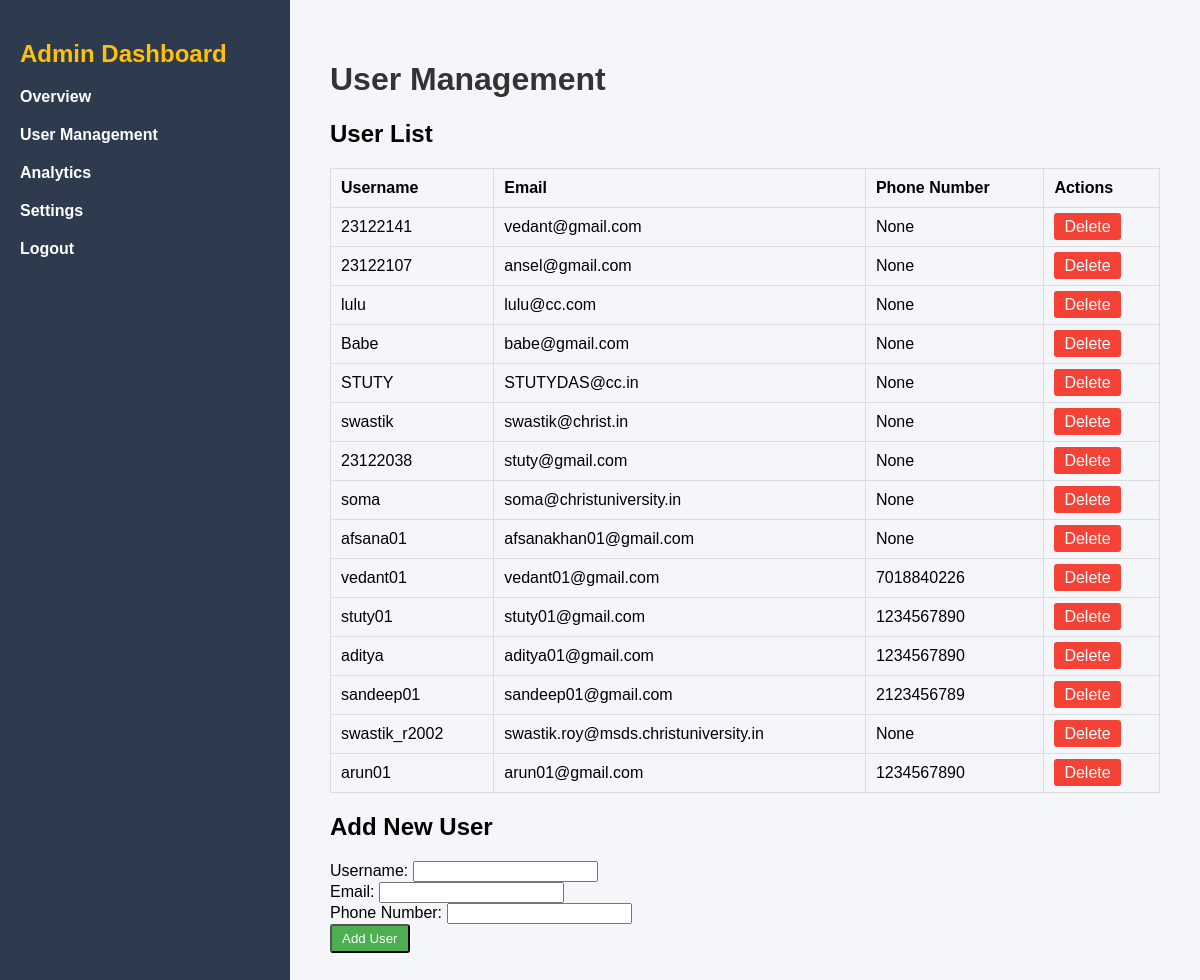
Before: /user_management/ (signed in) with the older database file.
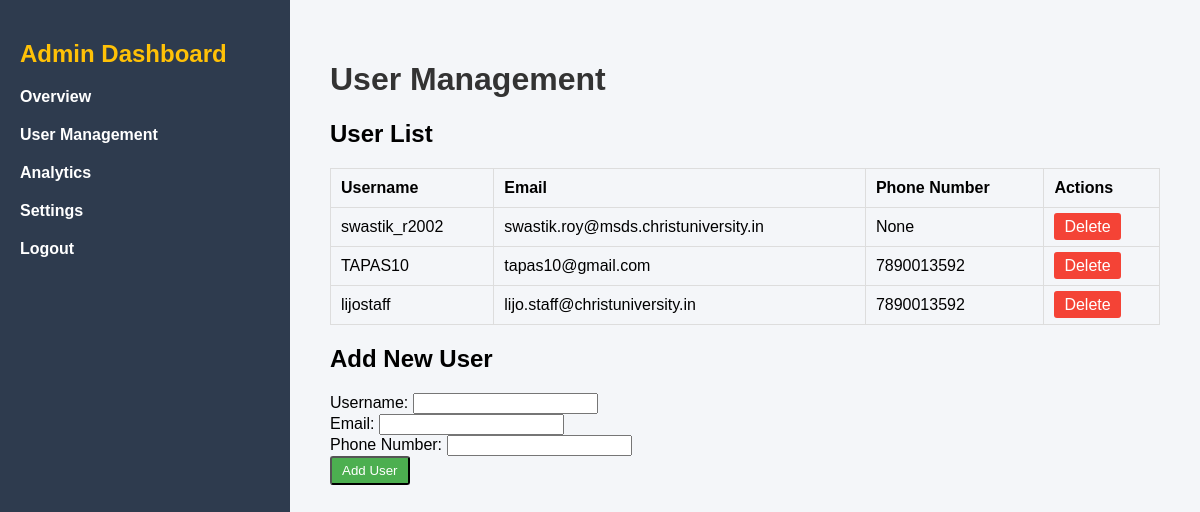
After: the same page with the newer database file.
### monitoring/models.py (models this page shows, shortened)
class CustomUser(AbstractUser):
    USER_TYPE_CHOICES = (
        ('user', 'User'),
        ('staff', 'Staff'),
    )
    usertype = models.CharField(max_length=10, choices=USER_TYPE_CHOICES, default='user')
    phone_number = models.CharField(max_length=15, blank=True, null=True)
    dob = models.DateField(blank=True, null=True)
    gender = models.CharField(max_length=10, choices=[('male', 'Male'), ('female', 'Female'), ('other', 'Other')], blank=True, null=True)
    groups = models.ManyToManyField(
        Group,
        related_name='customuser_set',
        blank=True,
    )
    user_permissions = models.ManyToManyField(
        Permission,
        related_name='customuser_set',
        blank=True,
    )

### monitoring/views.py (the view)
# urls.py: path('user_management/', views.user_management, name='user_management'),
@login_required
def user_management(request):
    users = CustomUser.objects.all()
    context = {'users': users}
    return render(request, 'monitoring/user_management.html', context)

### templates/monitoring/user_management.html (shortened to what this page needs)
{% load static %}
<!DOCTYPE html>
<html lang="en">
<head>
    <link rel="stylesheet" href="{% static 'css/admin_dashboard.css' %}">
</head>
<body>
    <div class="dashboard-container">
        <aside class="sidebar">
            <h2>Admin Dashboard</h2>
            <ul>
                <li><a href="{% url 'admin_dashboard' %}">Overview</a></li>
                <li><a href="{% url 'user_management' %}">User Management</a></li>
                <li><a href="#">Analytics</a></li>
                <li><a href="#">Settings</a></li>
                <li><a href="{% url 'logout' %}">Logout</a></li>
            </ul>
        </aside>
        <main class="main-content">
            <header>
                <h1>User Management</h1>
            </header>
            <section class="user-management">
                <h2>User List</h2>
                <table>
                    <thead>
                        <tr>
                            <th>Username</th>
                            <th>Email</th>
                            <th>Phone Number</th>
                            <th>Actions</th>
                        </tr>
                    </thead>
                    <tbody>
                        {% for user in users %}
                        <tr>
                            <td>{{ user.username }}</td>
                            <td>{{ user.email }}</td>
                            <td>{{ user.phone_number }}</td>
                            <td>
                                <a href="{% url 'delete_user' user.id %}" class="btn-delete">Delete</a>
                            </td>
                        </tr>
                        {% empty %}
                        <tr>
                            <td colspan="4">No users found.</td>
                        </tr>
                        {% endfor %}
                    </tbody>
                </table>
                <h2>Add New User</h2>
                <form method="post" action="{% url 'add_user' %}">
                    <div class="form-group">
                        <label for="username">Username:</label>
                        <input type="text" id="username" name="username" required>
                    </div>
                    <div class="form-group">
                        <label for="email">Email:</label>
                        <input type="email" id="email" name="email" required>
                    </div>
                    <div class="form-group">
                        <label for="phone_number">Phone Number:</label>
                        <input type="text" id="phone_number" name="phone_number" required>
                    </div>
                    <button type="submit" class="btn-add">Add User</button>
                </form>
            </section>
        </main>
    </div>
</body>
</html>

Changed rows visible on the page:
removed CustomUser: username "23122141", email "vedant@gmail.com", phone_number "None"
removed CustomUser: username "23122107", email "ansel@gmail.com", phone_number "None"
removed CustomUser: username "lulu", email "lulu@cc.com", phone_number "None"
removed CustomUser: username "Babe", email "babe@gmail.com", phone_number "None"
removed CustomUser: username "STUTY", email "STUTYDAS@cc.in", phone_number "None"
removed CustomUser: username "swastik", email "swastik@christ.in", phone_number "None"
removed CustomUser: username "23122038", email "stuty@gmail.com", phone_number "None"
removed CustomUser: username "soma", email "soma@christuniversity.in", phone_number "None"
removed CustomUser: username "afsana01", email "afsanakhan01@gmail.com", phone_number "None"
removed CustomUser: username "vedant01", email "vedant01@gmail.com", phone_number "7018840226"
removed CustomUser: username "stuty01", email "stuty01@gmail.com", phone_number "1234567890"
removed CustomUser: username "aditya", email "aditya01@gmail.com", phone_number "1234567890"
removed CustomUser: username "sandeep01", email "sandeep01@gmail.com", phone_number "2123456789"
removed CustomUser: username "arun01", email "arun01@gmail.com", phone_number "1234567890"
added CustomUser: username "TAPAS10", email "tapas10@gmail.com", phone_number "7890013592"
added CustomUser: username "lijostaff", email "lijo.staff@christuniversity.in", phone_number "7890013592"
